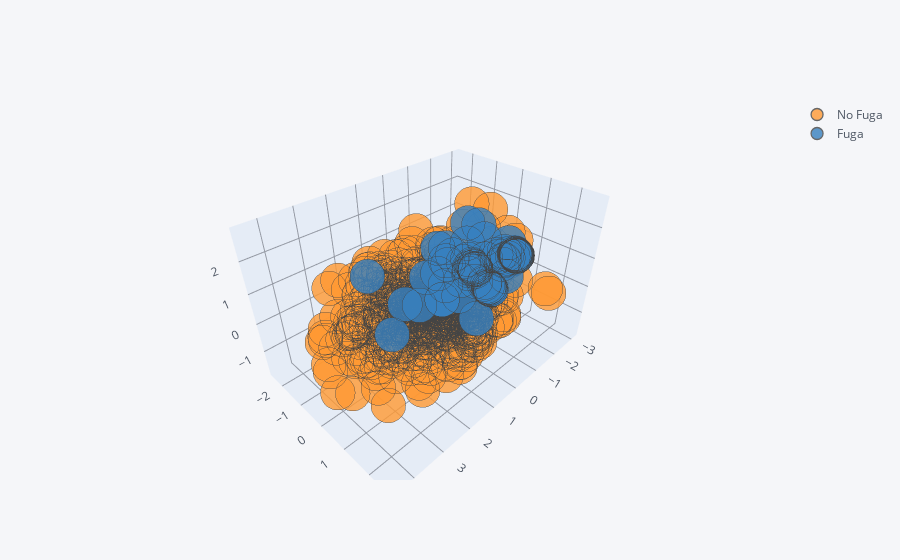

The notebook cell saved with this chart:
### Code cell
Xp.sample(frac=0.1).iplot(kind='scatter3d',x='d1',y='d2',z='d3',categories=tgt[0],mode='markers')

### Figure 1 — Plotly figure (JSON) as saved in the notebook; plotly's stock layout.template omitted (floating-point values rounded to 4 significant figures; data arrays with more than 128 entries replaced by an {"elided": "..."} marker saying what was removed)
{"data": [{"marker": {"color": "rgba(255, 153, 51, 1.0)", "line": {"width": 1.3}, "opacity": 0.8, "size": 12, "symbol": "circle"}, "mode": "markers", "name": "No Fuga", "textfont": {"color": "#4D5663"}, "type": "scatter3d", "x": {"elided": "918 float values"}, "y": {"elided": "918 float values"}, "z": {"elided": "918 float values"}}, {"marker": {"color": "rgba(55, 128, 191, 1.0)", "line": {"width": 1.3}, "opacity": 0.8, "size": 12, "symbol": "circle"}, "mode": "markers", "name": "Fuga", "textfont": {"color": "#4D5663"}, "type": "scatter3d", "x": {"elided": "174 float values"}, "y": {"elided": "174 float values"}, "z": {"elided": "174 float values"}}], "layout": {"legend": {"bgcolor": "#F5F6F9", "font": {"color": "#4D5663"}}, "paper_bgcolor": "#F5F6F9", "plot_bgcolor": "#F5F6F9", "scene": {"xaxis": {"gridcolor": "#9499A3", "showgrid": true, "tickfont": {"color": "#4D5663"}, "title": {"font": {"color": "#4D5663"}, "text": ""}, "zerolinecolor": "#9499A3"}, "yaxis": {"gridcolor": "#9499A3", "showgrid": true, "tickfont": {"color": "#4D5663"}, "title": {"font": {"color": "#4D5663"}, "text": ""}, "zerolinecolor": "#9499A3"}, "zaxis": {"gridcolor": "#9499A3", "showgrid": true, "tickfont": {"color": "#4D5663"}, "title": {"font": {"color": "#4D5663"}, "text": ""}, "zerolinecolor": "#9499A3"}}, "title": {"font": {"color": "#4D5663"}}}}
